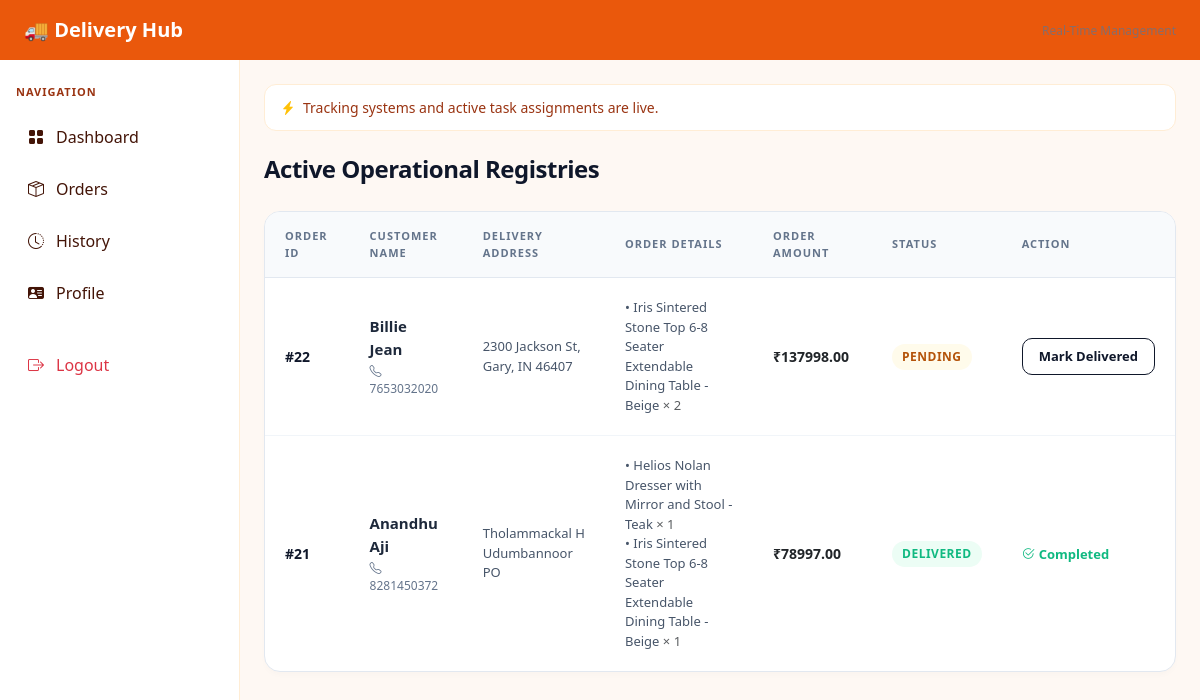
Screenshot of /delivery/delivery-orders/ (signed in) with the database file from the repository.
### customerApp/models.py (models this page shows)
class Order(models.Model):
    order_id = models.AutoField(primary_key=True)
    customer = models.ForeignKey('guestApp.Customer', on_delete=models.CASCADE)
    total_amount = models.DecimalField(max_digits=10, decimal_places=2)
    order_date = models.DateTimeField(auto_now_add=True)
    status = models.CharField(max_length=50, default="Pending")

class OrderItem(models.Model):
    order_item_id = models.AutoField(primary_key=True)  # explicit id
    order = models.ForeignKey(Order, on_delete=models.CASCADE)
    product = models.ForeignKey('adminApp.Product', on_delete=models.CASCADE)
    quantity = models.IntegerField()
    price = models.DecimalField(max_digits=10, decimal_places=2)

### guestApp/models.py (models this page shows)
class Customer(models.Model):
    loginId = models.ForeignKey('LoginDetails', on_delete=models.CASCADE)
    name = models.CharField(max_length=200)
    phone = models.CharField(max_length=15)
    email = models.EmailField()
    district = models.ForeignKey('adminApp.District',on_delete=models.CASCADE,null=True,blank=True)
    address = models.TextField(max_length=500, null=True, blank=True)
    location = models.TextField(max_length=500, null=True, blank=True)
    pincode = models.CharField(max_length=10, null=True, blank=True)
    username = models.CharField(max_length=100, unique=True)
    password = models.CharField(max_length=100)

### adminApp/models.py (models this page shows)
class Product(models.Model):
    ProductId = models.AutoField(primary_key=True)
    ProductName = models.CharField(max_length=200)
    ProductDescription = models.TextField()
    ProductImage = models.ImageField(upload_to='products/', null=True, blank=True)
    ProductPrice = models.DecimalField(max_digits=10, decimal_places=2)
    stock = models.IntegerField(default=0)
    category = models.ForeignKey(Category, on_delete=models.CASCADE, related_name='products')

### deliveryboyApp/views.py (the view)
def deliveryOrders(request):
    paid_orders = Order.objects.filter(payment__status="Paid").distinct().order_by('-order_id')
    return render(request, 'deliveryboy/orders.html', {
        'paid_orders': paid_orders
    })

### templates/deliveryboy/orders.html (shortened to what this page needs)
{% extends "deliveryboyHeaderFooter.html" %}
{% block content %}
<div class="title">Active Operational Registries</div>
<div class="box">
<table>
    <thead>
        <tr>
            <th>Order ID</th>
            <th>Customer Name</th>
            <th>Delivery Address</th>
            <th>Order Details</th>
            <th>Order Amount</th>
            <th>Status</th>
            <th>Action</th>
        </tr>
    </thead>
    <tbody>
        {% for o in paid_orders %}
        <tr>
            <td class="id">#{{ o.order_id }}</td>
            <td>
                <div class="customer">{{ o.customer.name }}</div>
                <div class="small"><i class="bi bi-telephone me-1"></i>{{ o.customer.phone }}</div>
            </td>
            <td class="address">{{ o.customer.address }}</td>
            <td class="products">
                {% for item in o.orderitem_set.all %}
                    • {{ item.product.ProductName }} <span class="text-muted">× {{ item.quantity }}</span><br>
                {% endfor %}
            </td>
            <td class="fw-bold text-dark">₹{{ o.total_amount }}</td>
            <td>
                {% if o.status == "Delivered" %}
                    <span class="status delivered">Delivered</span>
                {% else %}
                    <span class="status pending">{{ o.status }}</span>
                {% endif %}
            </td>
            <td>
                {% if o.status != "Delivered" %}
                    <a href="{% url 'markdelivered' o.order_id %}" class="btnx">
                        Mark Delivered
                    </a>
                {% else %}
                    <span class="done"><i class="bi bi-check2-circle"></i> Completed</span>
                {% endif %}
            </td>
        </tr>
        {% endfor %}
    </tbody>
</table>
</div>
{% endblock %}

### templates/deliveryboyHeaderFooter.html (style rules this page uses)
body { margin:0; font-family: system-ui, sans-serif; background:#fef8f3; display: flex; flex-direction: column; min-height: 100vh; }

### templates/deliveryboy/orders.html (style rules this page uses)
.title { font-size: 24px; font-weight: 700; margin-bottom: 24px; color: #0f172a; letter-spacing: -0.5px; }
.box { background: #ffffff; border: 1px solid #e2e8f0; border-radius: 16px; overflow: hidden; box-shadow: 0 4px 6px -1px rgba(0, 0, 0, 0.02); }
table { width: 100%; border-collapse: separate; border-spacing: 0; font-size: 14px; }
th { text-align: left; padding: 16px 20px; font-size: 11px; text-transform: uppercase; letter-spacing: 1px; color: #64748b; background: #f8fafc; border-bottom: 1px solid #e2e8f0; font-weight: 700; }
td { padding: 20px; border-bottom: 1px solid #f1f5f9; vertical-align: middle; color: #334155; }
tr:last-child td { border-bottom: none; }
.id { font-weight: 700; color: #0f172a; }
.customer { font-weight: 600; font-size: 15px; color: #1e293b; }
.small { font-size: 12px; color: #64748b; margin-top: 2px; }
.address { font-size: 13px; color: #475569; line-height: 1.5; max-width: 240px; }
.products { font-size: 13px; color: #475569; line-height: 1.5; }
.status { font-size: 12px; font-weight: 700; text-transform: uppercase; letter-spacing: 0.5px; padding: 4px 10px; border-radius: 30px; display: inline-block; }
.pending { background: #fffbeb; color: #b45309; }
.delivered { background: #ecfdf5; color: #10b981; }
.btnx { display: inline-flex; align-items: center; padding: 8px 16px; font-size: 13px; font-weight: 600; border-radius: 10px; border: 1px solid #0f172a; background: transparent; text-decoration: none; color: #0f172a; white-space: nowrap; transition: all 0.2s ease; }
.done { font-size: 13px; font-weight: 600; color: #10b981; display: inline-flex; align-items: center; gap: 4px; }

### rows the page displays
Order: order_id "22", customer.name "Billie Jean", customer.phone "7653032020", customer.address "2300 Jackson St, Gary, IN 46407", total_amount "137998.00", status "PENDING", shows "Mark Delivered"
OrderItem: product.ProductName "Iris Sintered Stone Top 6-8 Seater Extendable Dining Table - Beige", quantity "2"
Order: order_id "21", customer.name "Anandhu Aji", customer.phone "8281450372", customer.address "Tholammackal H Udumbannoor PO", total_amount "78997.00", status "DELIVERED"
OrderItem: product.ProductName "Helios Nolan Dresser with Mirror and Stool - Teak", quantity "1"
OrderItem: product.ProductName "Iris Sintered Stone Top 6-8 Seater Extendable Dining Table - Beige", quantity "1"
